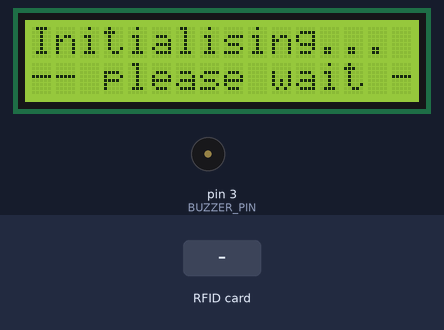
The sketch below on a simulated Arduino Uno, built with avr-gcc and run on an emulated ATmega328P. Parts: 16×2 character LCD, buzzer (waves = sounding, pin HIGH). Inputs (shaded band) come from the test bench. Pins used as bus, display or sensor lines are not drawn; what the sketch prints to the serial monitor is not drawn.

Above: at 0.2 s.
At 3.6 s:
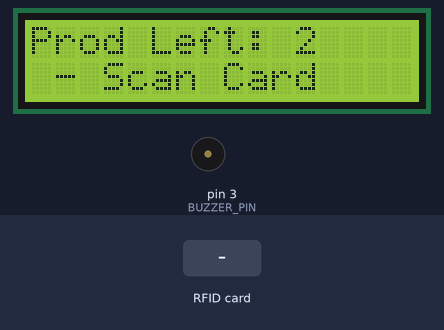
3.7 s: RFID card 5E 7A 19 C4 held to the reader
At 5.6 s:
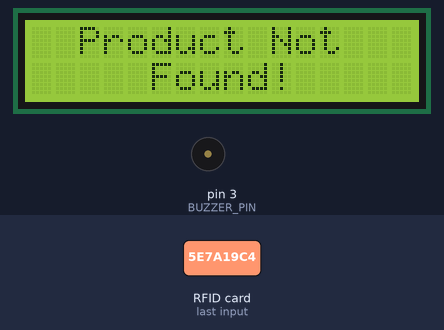
Timing chart, 0 to 7.1 s (numbered marks = the images above; inputs shaded):
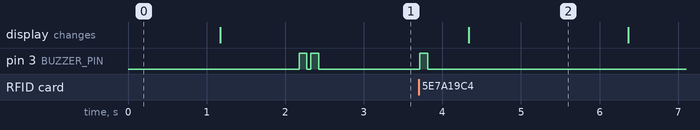

Measured:
- after the input at 3.7 s, pin 3 (BUZZER_PIN): LOW → HIGH at once, → LOW 0.10 s later; the display: changes after 0.64 s (image 2)

The sketch:

NfcLcd.ino
```cpp
#include <SPI.h>
#include <MFRC522.h>
#include <LiquidCrystal_I2C.h>
#include <Wire.h>
#include <EEPROM.h>

#define RST_PIN 9
#define SS_PIN 10
#define BUZZER_PIN 3

// uncomment DEBUG for debuggging mode
//#define DEBUG

MFRC522 mfrc522(SS_PIN, RST_PIN);
LiquidCrystal_I2C lcd(0x27, 16, 2);

// Default Products Container
struct Products {
  String prodName;
  String prodId;
  String date;
  boolean active;
};

const int PRODUCTS_ARRAY_SIZE = 2;
struct Products prodList[PRODUCTS_ARRAY_SIZE];

// control variables
int indexFound = false;
int indexValue = 0;

void setup() {
  Serial.begin(9600);
  SPI.begin();
  mfrc522.PCD_Init();

  #ifdef DEBUG
    Serial.println(F("Initialising..."));
  #endif

  // LCD
  lcd.init();
  lcd.backlight();

  // buzzer
  pinMode(BUZZER_PIN, OUTPUT);
  digitalWrite(BUZZER_PIN, LOW);

  lcdPrint(
    "Initialising...", 0,
    "-- please wait --", 0
  );

  initializeDefaultProducts();

  #ifdef DEBUG
    // Display Product List
    for (int i = 0; i < PRODUCTS_ARRAY_SIZE; i++) {
      Serial.println();
      Serial.print(prodList[i].prodName); Serial.print(" | ");
      Serial.print(prodList[i].prodId); Serial.print(" | ");
      Serial.print(prodList[i].date); Serial.print(" | ");
      Serial.print(prodList[i].active);
    }
  #endif

  delay(1000);

  int prodLeft = getProductLeft();
  lcdPrint(
     "Prod Left: " + String(prodLeft), 0,
    " - Scan Card", 0
  );

  #ifdef DEBUG
    Serial.println();
    Serial.println("\nWelcome!");
    Serial.println("\n -- Tap Card --");
  #endif

  delay(1000);

  // init buzzer buzz
  digitalWrite(BUZZER_PIN, HIGH);
  delay(100);
  digitalWrite(BUZZER_PIN, LOW);
  delay(50);
  digitalWrite(BUZZER_PIN, HIGH);
  delay(100);
  digitalWrite(BUZZER_PIN, LOW);

  // Excel
  Serial.println("CLEARDATA");
  Serial.println("LABEL,DATE,TIME,NAME,PROD DATE ADDED,ID,TYPE,PRODUCT LEFT");
}

void loop() {
  String hex = nfcScannerListener();

  if (hex != "") {
    checkProductId(hex);
    int prodLeft = getProductLeft();

    lcdPrint(
      "Prod Left: " + String(prodLeft), 0,
      " - Scan Card", 0
    );

    if (indexFound) {
      Serial.print("DATA,DATE,TIME,");
      Serial.print(prodList[indexValue].prodName);
      Serial.print(",");
      Serial.print(prodList[indexValue].date);
      Serial.print(",");
      Serial.print(prodList[indexValue].prodId);
      Serial.print(",");
      Serial.print(prodList[indexValue].active ? "IN" : "OUT");
      Serial.print(",");
      Serial.println(prodLeft);
      indexFound = false;
    }
  }
}

String nfcScannerListener() {
  MFRC522::MIFARE_Key key;

  for (byte i = 0; i < 6; i++) key.keyByte[i] = 0xFF;

  MFRC522::StatusCode status;

  if ( ! mfrc522.PICC_IsNewCardPresent()) {
    return "";
  }

  // Select one of the cards
  if ( ! mfrc522.PICC_ReadCardSerial()) {
    return "";
  }

//  Serial.println(F("**Card Detected:**"));
//  mfrc522.PICC_DumpDetailsToSerial(&(mfrc522.uid));
//  Serial.println(F("\n**End Reading**\n"));

  digitalWrite(BUZZER_PIN, HIGH);
  delay(100);
  digitalWrite(BUZZER_PIN, LOW);

  #ifdef DEBUG
    Serial.print(F("Product ID: "));
    String hex = getHex(mfrc522.uid.uidByte, mfrc522.uid.size);
    Serial.println(hex);
  #else
    String hex = getHex(mfrc522.uid.uidByte, mfrc522.uid.size);
  #endif

  delay(500);

  mfrc522.PICC_HaltA();
  mfrc522.PCD_StopCrypto1();

  return hex;
}

String getHex(byte *buffer, byte bufferSize) {
  String hexData = "";
  for (byte i = 0; i < bufferSize; i++) {
    hexData += String(buffer[i], HEX);
    hexData += i >= (bufferSize-1) ? "" : "-";
  }

  return hexData;
}

void checkProductId(String id) {
  boolean found = false;

  for (int i = 0; i < PRODUCTS_ARRAY_SIZE; i++) {

    if (id == prodList[i].prodId) {
      byte value = EEPROM.read(i);

      switch(value) {
        case 1:
          lcdPrint("ID: " + id, 0, "Type: OUT", 0);
          EEPROM.write(i, 0);
          prodList[i].active = false;
          found = true;

          #ifdef DEBUG
            Serial.println("ID: " + id + " | Type: OUT" );
          #endif

          indexValue = i;
          indexFound = true;

          break;
        case 0:
          lcdPrint("ID: " + id, 0, "Type: IN", 0);
          EEPROM.write(i, 1);
          prodList[i].active = true;
          found = true;

          #ifdef DEBUG
            Serial.println("ID: " + id + " | Type: IN" );
          #endif

          indexValue = i;
          indexFound = true;

          break;
        default:
          lcdPrint("ID: " + id, 0, "Type: OUT", 0);
          EEPROM.write(i, 0);
          prodList[i].active = false;
          found = true;

          #ifdef DEBUG
            Serial.println("ID: " + id + " | Type: OUT" );
          #endif

          indexValue = i;
          indexFound = true;

      }

      break;
    }
  }

  if (!found) {
    lcdPrint("Product Not", 2, "Found!", 5);

    #ifdef DEBUG
      Serial.println("Product Not Found!" );
    #endif
  }

  delay(2000);
}

int getProductLeft() {
  int prodLeft = 0;

  for (int i = 0; i < PRODUCTS_ARRAY_SIZE; i++) {
    boolean active = prodList[i].active;

    if (active) {
      prodLeft += 1;
    }
  }

  return prodLeft;
}

void lcdPrint(String line1, int cursorNum1, String line2, int cursorNum2) {
  lcd.clear();
  lcd.setCursor(cursorNum1, 0);
  lcd.print(line1);
  lcd.setCursor(cursorNum2, 1);
  lcd.print(line2);
}

void initializeDefaultProducts() {
  // Products 1
  prodList[0].prodName   = "Product 1";
  prodList[0].prodId     = "79-12-ad-99";
  prodList[0].date       = "03/21/2021";
  prodList[0].active = EEPROM.read(0) == 0 ? false : true;
  // Product 2
  prodList[1].prodName   = "Product 2";
  prodList[1].prodId     = "c9-fe-8e-6e";
  prodList[1].date       = "03/24/2021";
  prodList[1].active = EEPROM.read(1) == 0 ? false : true;
}
```
